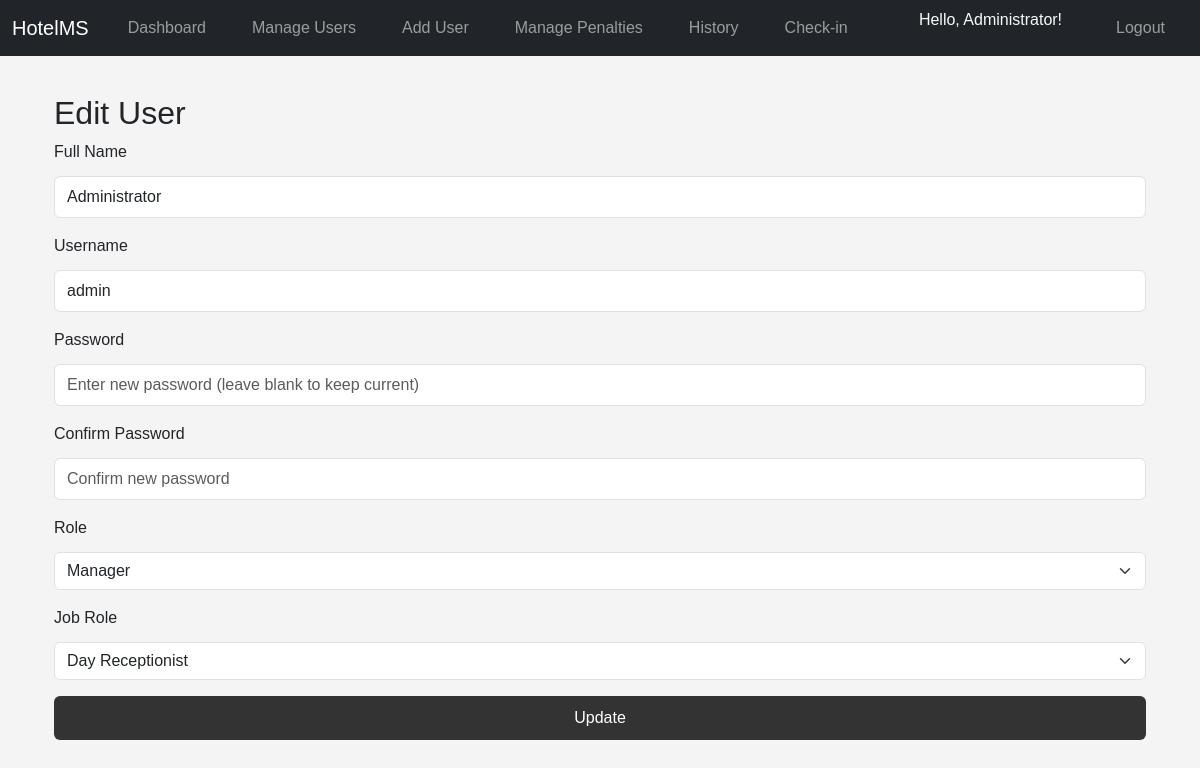
The app's page /edit_user/1 (signed in) with its own data.
### models.py (models this page shows)
class User(UserMixin, db.Model):
    __tablename__ = 'users'
    id = db.Column(db.Integer, primary_key=True)
    full_name = db.Column(db.String(150), nullable=False)
    username = db.Column(db.String(150), unique=True, nullable=False)
    password = db.Column(db.String(150), nullable=False)
    role = db.Column(db.String(50), nullable=False)
    job_role = db.Column(db.String(50), nullable=True)  # New field for job role

### app.py (the view, shortened to what this page needs)
@app.route('/edit_user/<int:user_id>', methods=['GET', 'POST'])
@login_required
def edit_user(user_id):
    if current_user.role != 'manager':
        flash('Unauthorized access!', 'danger')
        return redirect(url_for('dashboard'))
    user = User.query.get_or_404(user_id)
    form = UserEditForm(obj=user)
    return render_template('edit_user.html', form=form, user=user)

### forms.py
class UserEditForm(FlaskForm):
    full_name = StringField('Full Name', validators=[DataRequired(), Length(min=2, max=150)])
    username = StringField('Username', validators=[DataRequired(), Length(min=4, max=150)])
    password = PasswordField('Password', validators=[Optional(), Length(min=6)])
    confirm_password = PasswordField('Confirm Password', validators=[Optional(), EqualTo('password')])
    role = SelectField('Role', choices=[('employee', 'Employee'), ('manager', 'Manager'), ('chairman', 'Chairman')], validators=[DataRequired()])
    job_role = SelectField('Job Role', choices=[
        ('DAY RECEPTIONIST', 'Day Receptionist'),
        ('THE CLEANER', 'The Cleaner'),
        ('HOUSE KEEPING', 'House Keeping'),
        ('NIGHT RECEPTIONIST', 'Night Receptionist')
    ], validators=[Optional()])
    submit = SubmitField('Update')

### app.py (called while the page is built)
@login_manager.user_loader
def load_user(user_id):
    return User.query.get(int(user_id))

### templates/edit_user.html (shortened to what this page needs)
{% extends "base.html" %}
{% block content %}
<div class="container mt-4">
    <h2>Edit User</h2>
    <form method="POST" action="{{ url_for('edit_user', user_id=user.id) }}">
        <div class="mb-3">
            {{ form.full_name.label(class="form-label") }}
            {{ form.full_name(class="form-control", placeholder="Enter full name") }}
        </div>
        <div class="mb-3">
            {{ form.username.label(class="form-label") }}
            {{ form.username(class="form-control", placeholder="Enter username") }}
        </div>
        <div class="mb-3">
            {{ form.password.label(class="form-label") }}
            {{ form.password(class="form-control", placeholder="Enter new password (leave blank to keep current)") }}
        </div>
        <div class="mb-3">
            {{ form.confirm_password.label(class="form-label") }}
            {{ form.confirm_password(class="form-control", placeholder="Confirm new password") }}
        </div>
        <div class="mb-3">
            {{ form.role.label(class="form-label") }}
            {{ form.role(class="form-select", id="role-select") }}
        </div>
        <div class="mb-3" id="job-role-field" style="display: none;">
            {{ form.job_role.label(class="form-label") }}
            {{ form.job_role(class="form-select") }}
        </div>
        <div class="d-grid">
            {{ form.submit(class="btn btn-primary") }}
        </div>
    </form>
</div>
{% endblock %}

### templates/base.html (shortened to what this page needs)
<!DOCTYPE html>
<html lang="en">
<head>
    <link href="https://cdn.jsdelivr.net/npm/bootstrap@5.3.0/dist/css/bootstrap.min.css" rel="stylesheet">
    <link href="{{ url_for('static', filename='css/styles.css') }}" rel="stylesheet">
</head>
<body>
    <nav class="navbar navbar-expand-lg navbar-dark bg-dark fixed-top">
        <div class="container-fluid">
            <a class="navbar-brand" href="{{ url_for('dashboard') }}">HotelMS</a>
            <div class="collapse navbar-collapse" id="navbarNavDropdown">
                {% if current_user.is_authenticated %}
                <ul class="navbar-nav me-auto mb-2 mb-lg-0">
                    {% if current_user.role != 'chairman' %}
                    <li class="nav-item">
                        <a class="nav-link{% if request.endpoint == 'dashboard' %} active{% endif %}" href="{{ url_for('dashboard') }}">Dashboard</a>
                    </li>
                    {% endif %}
                    {% if current_user.role == 'manager' %}
                    <li class="nav-item">
                        <a class="nav-link{% if request.endpoint == 'manage_users' %} active{% endif %}" href="{{ url_for('manage_users') }}">Manage Users</a>
                    </li>
                    <li class="nav-item">
                        <a class="nav-link{% if request.endpoint == 'register' %} active{% endif %}" href="{{ url_for('register') }}">Add User</a>
                    </li>
                    <li class="nav-item">
                        <a class="nav-link{% if request.endpoint == 'manage_penalties' %} active{% endif %}" href="{{ url_for('manage_penalties') }}">Manage Penalties</a>
                    </li>
                    <li class="nav-item">
                        <a class="nav-link{% if request.endpoint == 'history' %} active{% endif %}" href="{{ url_for('history') }}">History</a>
                    </li>
                    {% elif current_user.role == 'chairman' %}
                    <li class="nav-item">
                        <a class="nav-link{% if request.endpoint == 'chairman_dashboard' %} active{% endif %}" href="{{ url_for('chairman_dashboard') }}">Chairman Dashboard</a>
                    </li>
                    {% endif %}
                    {% if current_user.role != 'chairman' %}
                    <li class="nav-item">
                        <a class="nav-link{% if request.endpoint == 'checkin' %} active{% endif %}" href="{{ url_for('checkin') }}">Check-in</a>
                    </li>
                    {% endif %}
                </ul>
                <ul class="navbar-nav">
                    <li class="nav-item">
                        <span class="navbar-text text-light me-3">Hello, {{ current_user.full_name }}!</span>
                    </li>
                    <li class="nav-item">
                        <a class="nav-link" href="{{ url_for('logout') }}">Logout</a>
                    </li>
                </ul>
                {% else %}
                <ul class="navbar-nav ms-auto">
                    <li class="nav-item">
                        <a class="nav-link{% if request.endpoint == 'login' %} active{% endif %}" href="{{ url_for('login') }}">Login</a>
                    </li>
                </ul>
                {% endif %}
            </div>
        </div>
    </nav>
    <div class="container">
        {% block content %}{% endblock %}
    </div>
</body>
</html>

### static/css/styles.css (style rules this page uses)
body { font-family: Arial, sans-serif; margin: 0; padding: 0; background-color: #f4f4f4; }
nav ul { list-style: none; padding: 0; text-align: center; }
nav ul li { display: inline; margin: 0 15px; }
nav ul li a { color: #fff; text-decoration: none; }
form div { margin-bottom: 15px; }
input[type="text"], input[type="password"], select, input[type="number"] { width: 100%; padding: 8px 12px; margin: 4px 0; box-sizing: border-box; }
input[type="submit"], button { background-color: #333; color: white; padding: 10px 20px; border: none; cursor: pointer; }

### templates/base.html (style rules this page uses)
body { padding-top: 70px; }

### records on screen
User: full_name "Administrator", username "admin", role "Manager", job_role "Day Receptionist"
